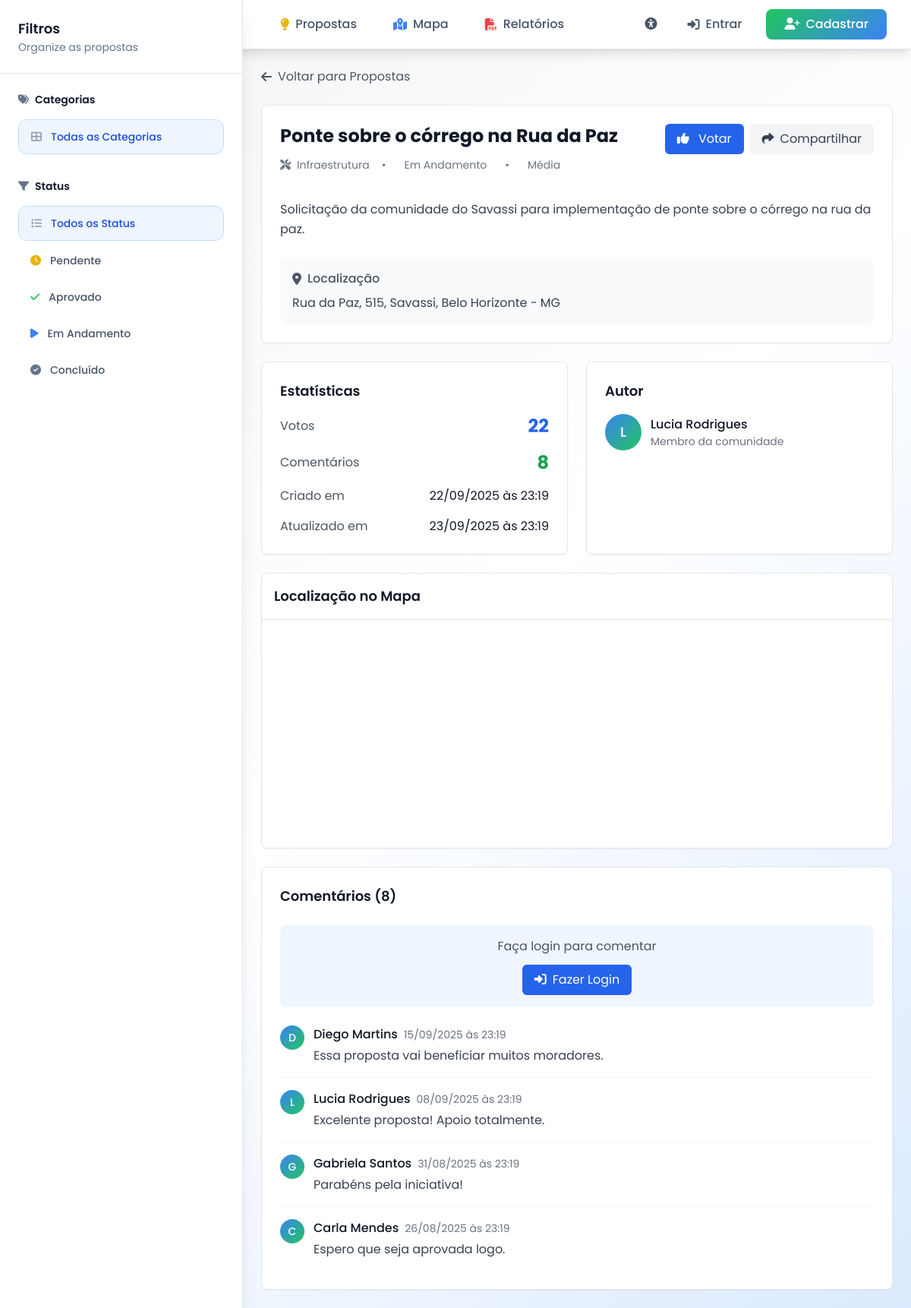
Page /proposta/76 on the committed database.
### app.py (models this page shows, shortened)
class Proposal(db.Model):
    id = db.Column(db.Integer, primary_key=True)
    title = db.Column(db.String(200), nullable=False)
    description = db.Column(db.Text, nullable=False)
    category = db.Column(db.String(50), db.ForeignKey('category.id'), nullable=False)
    latitude = db.Column(db.Float, nullable=False)
    longitude = db.Column(db.Float, nullable=False)
    address = db.Column(db.String(300), nullable=False)
    status = db.Column(db.String(20), default='pending')
    priority = db.Column(db.String(10), default='medium')
    votes_count = db.Column(db.Integer, default=0)
    comments_count = db.Column(db.Integer, default=0)
    author_id = db.Column(db.Integer, db.ForeignKey('user.id'), nullable=False)
    created_at = db.Column(db.DateTime, default=datetime.utcnow)
    updated_at = db.Column(db.DateTime, default=datetime.utcnow, onupdate=datetime.utcnow)
    author = db.relationship('User', backref='proposals')
    category_obj = db.relationship('Category', backref='proposals')

class Category(db.Model):
    id = db.Column(db.String(50), primary_key=True)
    name = db.Column(db.String(100), nullable=False)
    icon = db.Column(db.String(50))
    color = db.Column(db.String(7))

class User(UserMixin, db.Model):
    id = db.Column(db.Integer, primary_key=True)
    email = db.Column(db.String(120), unique=True, nullable=False)
    name = db.Column(db.String(100), nullable=False)
    password_hash = db.Column(db.String(128))
    created_at = db.Column(db.DateTime, default=datetime.utcnow)
    nome_completo = db.Column(db.String(200))
    cpf = db.Column(db.String(14))
    telefone = db.Column(db.String(20))
    endereco = db.Column(db.Text)
    cep = db.Column(db.String(10))
    data_nascimento = db.Column(db.Date)

class Comment(db.Model):
    id = db.Column(db.Integer, primary_key=True)
    proposal_id = db.Column(db.Integer, db.ForeignKey('proposal.id'), nullable=False)
    user_id = db.Column(db.Integer, db.ForeignKey('user.id'), nullable=False)
    content = db.Column(db.Text, nullable=False)
    created_at = db.Column(db.DateTime, default=datetime.utcnow)
    updated_at = db.Column(db.DateTime, default=datetime.utcnow, onupdate=datetime.utcnow)
    user = db.relationship('User', backref='comments')
    proposal = db.relationship('Proposal', backref='comments')
    @property
    def author_name(self):
        return self.user.name if self.user else 'Usuário Anônimo'

### app.py (the view)
@app.route('/proposta/<int:id>')
def proposta_detalhes(id):
    proposal = Proposal.query.get_or_404(id)
    comments = Comment.query.filter_by(proposal_id=id).order_by(Comment.created_at.desc()).all()
    user_voted = False
    if current_user.is_authenticated:
        vote = Vote.query.filter_by(
            proposal_id=id,
            user_id=current_user.id
        ).first()
        user_voted = vote is not None
    return render_template('proposta_detalhes.html',
                         proposal=proposal,
                         comments=comments,
                         user_voted=user_voted)

### templates/proposta_detalhes.html (shortened to what this page needs)
{% extends "base.html" %}
{% block content %}
<div class="max-w-4xl mx-auto space-y-6">
    <div>
        <a href="{{ url_for('index') }}" class="inline-flex items-center text-gray-600 hover:text-gray-900">
            <i class="fas fa-arrow-left mr-2"></i>Voltar para Propostas
        </a>
    </div>
    <div class="bg-white rounded-lg shadow-sm border border-gray-200 p-6">
        <div class="flex items-start justify-between mb-4">
            <div class="flex-1">
                <h1 class="text-2xl font-bold text-gray-900 mb-2">{{ proposal.title }}</h1>
                <div class="flex items-center space-x-4 text-sm text-gray-500 mb-4">
                    <div class="flex items-center space-x-2">
                        <i class="fas fa-{{ proposal.category_obj.icon }}" style="color: {{ proposal.category_obj.color }}"></i>
                        <span>{{ proposal.category_obj.name }}</span>
                    </div>
                    <span>•</span>
                    <span class="status-{{ proposal.status }} px-2 py-1 rounded-full">
                        {% if proposal.status == 'pending' %}Pendente
                        {% elif proposal.status == 'approved' %}Aprovado
                        {% elif proposal.status == 'in_progress' %}Em Andamento
                        {% elif proposal.status == 'completed' %}Concluído
                        {% elif proposal.status == 'rejected' %}Rejeitado
                        {% endif %}
                    </span>
                    <span>•</span>
                    <span class="priority-{{ proposal.priority }} px-2 py-1 rounded-full">
                        {% if proposal.priority == 'low' %}Baixa
                        {% elif proposal.priority == 'medium' %}Média
                        {% elif proposal.priority == 'high' %}Alta
                        {% endif %}
                    </span>
                </div>
            </div>
            <div id="votes" class="flex items-center space-x-2">
                <button onclick="voteProposal({{ proposal.id }})"
                        id="voteButton"
                        class="px-4 py-2 rounded-md transition-colors {% if user_voted %}bg-green-600 hover:bg-green-700 text-white{% else %}bg-blue-600 hover:bg-blue-700 text-white{% endif %}">
                    <i class="fas fa-thumbs-up mr-2"></i>
                    <span id="voteText">{% if user_voted %}Desvotar{% else %}Votar{% endif %}</span>
                </button>
                <button onclick="shareProposal()" class="px-4 py-2 bg-gray-100 text-gray-700 rounded-md hover:bg-gray-200 transition-colors">
                    <i class="fas fa-share mr-2"></i>Compartilhar
                </button>
            </div>
        </div>
        <div class="prose max-w-none">
            <p class="text-gray-700 leading-relaxed">{{ proposal.description }}</p>
        </div>
        <div class="mt-6 p-4 bg-gray-50 rounded-lg">
            <div class="flex items-center text-gray-600 mb-2">
                <i class="fas fa-map-marker-alt mr-2"></i>
                <span class="font-medium">Localização</span>
            </div>
            <p class="text-gray-700">{{ proposal.address }}</p>
        </div>
    </div>
    <div class="grid grid-cols-1 md:grid-cols-2 gap-6">
        <div class="bg-white rounded-lg shadow-sm border border-gray-200 p-6">
            <h3 class="text-lg font-semibold text-gray-900 mb-4">Estatísticas</h3>
            <div class="space-y-4">
                <div class="flex items-center justify-between">
                    <span class="text-gray-600">Votos</span>
                    <span class="text-2xl font-bold text-blue-600" id="votesCount">{{ proposal.votes_count }}</span>
                </div>
                <div class="flex items-center justify-between">
                    <span class="text-gray-600">Comentários</span>
                    <span class="text-2xl font-bold text-green-600" id="commentsCount">{{ proposal.comments_count }}</span>
                </div>
                <div class="flex items-center justify-between">
                    <span class="text-gray-600">Criado em</span>
                    <span class="text-gray-900">{{ proposal.created_at.strftime('%d/%m/%Y às %H:%M') }}</span>
                </div>
                <div class="flex items-center justify-between">
                    <span class="text-gray-600">Atualizado em</span>
                    <span class="text-gray-900">{{ proposal.updated_at.strftime('%d/%m/%Y às %H:%M') }}</span>
                </div>
            </div>
        </div>
        <div class="bg-white rounded-lg shadow-sm border border-gray-200 p-6">
            <h3 class="text-lg font-semibold text-gray-900 mb-4">Autor</h3>
            <div class="flex items-center space-x-3">
                <div class="w-12 h-12 bg-gradient-to-br from-blue-500 to-green-500 rounded-full flex items-center justify-center">
                    <span class="text-white text-lg font-medium">{{ proposal.author.name[0].upper() }}</span>
                </div>
                <div>
                    <p class="font-medium text-gray-900">{{ proposal.author.name }}</p>
                    <p class="text-sm text-gray-500">Membro da comunidade</p>
                </div>
            </div>
        </div>
    </div>
    <div class="bg-white rounded-lg shadow-sm border border-gray-200 overflow-hidden">
        <div class="p-4 border-b border-gray-200">
            <h3 class="text-lg font-semibold text-gray-900">Localização no Mapa</h3>
        </div>
        <div id="proposalMap" style="height: 300px;"></div>
    </div>
    <div id="comments" class="bg-white rounded-lg shadow-sm border border-gray-200 p-6">
        <div class="flex items-center justify-between mb-6">
            <h3 class="text-lg font-semibold text-gray-900">
                Comentários (<span id="commentsCountHeader">{{ proposal.comments_count }}</span>)
            </h3>
        </div>
        {% if current_user.is_authenticated %}
        <div class="mb-6 p-4 bg-gray-50 rounded-lg">
            <form id="commentForm">
                <div class="mb-3">
                    <label class="block text-sm font-medium text-gray-700 mb-2">Adicionar Comentário</label>
                    <textarea id="commentContent" rows="3"
                              class="w-full px-3 py-2 border border-gray-300 rounded-md focus:outline-none focus:ring-2 focus:ring-blue-500"
                              placeholder="Escreva seu comentário..."></textarea>
                </div>
                <button type="submit" class="px-4 py-2 bg-blue-600 text-white rounded-md hover:bg-blue-700 transition-colors">
                    <i class="fas fa-comment mr-2"></i>Comentar
                </button>
            </form>
        </div>
        {% else %}
        <div class="mb-6 p-4 bg-blue-50 rounded-lg text-center">
            <p class="text-gray-600 mb-3">Faça login para comentar</p>
            <button onclick="openLoginModal()" class="px-4 py-2 bg-blue-600 text-white rounded-md hover:bg-blue-700 transition-colors">
                <i class="fas fa-sign-in-alt mr-2"></i>Fazer Login
            </button>
        </div>
        {% endif %}
        <div id="commentsList" class="space-y-4">
            {% for comment in comments %}
            <div class="border-b border-gray-100 pb-4 last:border-b-0">
                <div class="flex items-start space-x-3">
                    <div class="w-8 h-8 bg-gradient-to-br from-blue-500 to-green-500 rounded-full flex items-center justify-center flex-shrink-0">
                        <span class="text-white text-sm font-medium">{{ comment.author_name[0].upper() }}</span>
                    </div>
                    <div class="flex-1">
                        <div class="flex items-center space-x-2 mb-1">
                            <span class="font-medium text-gray-900">{{ comment.author_name }}</span>
                            <span class="text-sm text-gray-500">{{ comment.created_at.strftime('%d/%m/%Y às %H:%M') }}</span>
                        </div>
                        <p class="text-gray-700">{{ comment.content }}</p>
                    </div>
                </div>
            </div>
            {% endfor %}
        </div>
    </div>
</div>
{% endblock %}

### static/css/custom.css (style rules this page uses)
* { font-family: 'Poppins', sans-serif; }
.gradient-bg { background: linear-gradient(135deg, #f0fdf4 0%, #ffffff 50%, #eff6ff 100%); }
.status-in_progress { @apply bg-citizenship-100 text-citizenship-800 border border-citizenship-200; }
.priority-medium { @apply bg-yellow-100 text-yellow-800 border border-yellow-200; }

### templates/base.html (style rules this page uses)
.gradient-bg { background: linear-gradient(135deg, #f3f4f6 0%, #ffffff 50%, #dbeafe 100%); }
.status-in_progress { @apply bg-blue-100 text-blue-800; }
.priority-medium { @apply bg-yellow-100 text-yellow-800; }

### rows in the picture
Proposal: title "Ponte sobre o córrego na Rua da Paz", description "Solicitação da comunidade do Savassi para implementação de ponte sobre o córrego na rua da paz.", address "Rua da Paz, 515, Savassi, Belo Horizonte - MG", votes_count "22", comments_count "8", created_at "22/09/2025 às 23:19", updated_at "23/09/2025 às 23:19"
Category: category_obj.name "Infraestrutura"
User: author "L", author.name "Lucia Rodrigues"
Comment: name "D", author_name "Diego Martins", created_at "15/09/2025 às 23:19", content "Essa proposta vai beneficiar muitos moradores."
Comment: name "L", author_name "Lucia Rodrigues", created_at "08/09/2025 às 23:19", content "Excelente proposta! Apoio totalmente."
Comment: name "G", author_name "Gabriela Santos", created_at "31/08/2025 às 23:19", content "Parabéns pela iniciativa!"
Comment: name "C", author_name "Carla Mendes", created_at "26/08/2025 às 23:19", content "Espero que seja aprovada logo."
